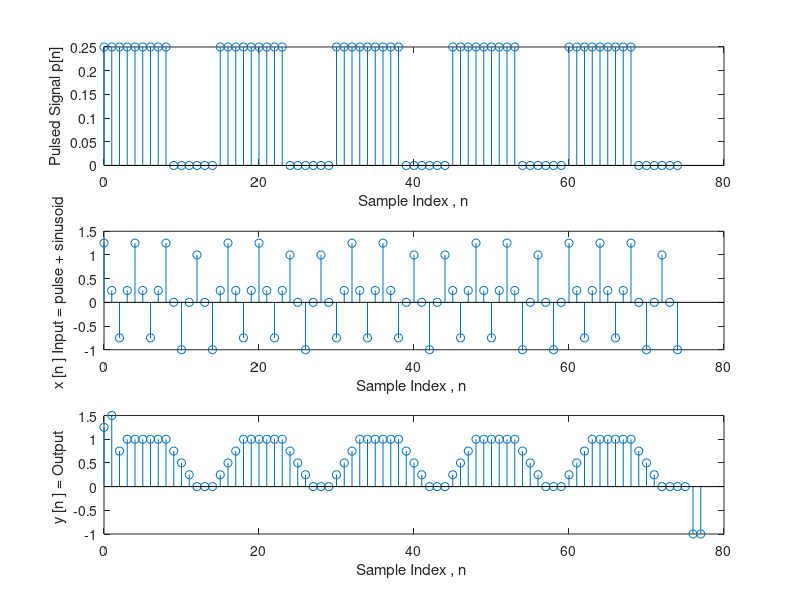

MATLAB code to generate this figure:
% % % Lab 4
% % % Step Response
% % % -------------------
% % % Exercise 1:
% % <--o--o--o--o--o--o-->
% %   -1  0  1  2  3  4
% h1 = [2, 1, 2, 0, 0, 0];
% % <--o--o--o--o--o--o-->
% %   -1  0  1  2  3  4
% x1 = [0, 3, 2,-4, 1,-3];
% s = conv(x1,h1);
% ax = -2:8;
% subplot(2,3,1)
% stem(h1)
% subplot(2,3,2)
% stem(x1)
% subplot(2,3,3)
% stem(ax, s)
% %
% % % Exercise 2:
% % <--o--o--o--o--o--o--o--o--o--o-->
% %   -2 -1  0  1  2  3  4  5  6  7
% h2 = [3,-0+ 2, 0, 2, 3, 0, 0, 0, 0, 0];
% % <--o--o--o--o--o--o--o--o--o--o-->
% %   -2 -1  0  1  2  3  4  5  6  7
% x2 = [0, 0, 0, 3,-1,0,-2, 4, 0, 5];
% s = conv(x2,h2);
% ax = -4:14;
% subplot(2,3,4)
% stem(h2)
% subplot(2,3,5)
% stem(x2)
% subplot(2,3,6)
% stem(ax, s)

% % Exercise 3
p =[ones(1 ,9) zeros(1 ,6)]; % Create one pulse and zeros
p =[p p p p p]; % stack 5 of them together
p =0.25* p ; % adjust its amplitude to be 0.25
subplot (3 ,1 ,1)
stem (0:74 , p ) % look at the sequence of pulses
xlabel ("Sample Index , n")
ylabel ("Pulsed Signal p[n]")
x = p + cos (( pi /2)*(0:74)); % add in an interfering sinusoid
subplot (3 ,1 ,2)
stem (0:74 , x )
xlabel ( "Sample Index , n ")
ylabel ( "x [n ] Input = pulse + sinusoid ")
y = conv (x , ones (1 ,4)); % filter out sinusoid with DT Conv .
subplot (3 ,1 ,3); stem (0:77 , y)
xlabel ( "Sample Index , n ")
ylabel ( "y [n ] = Output ")
